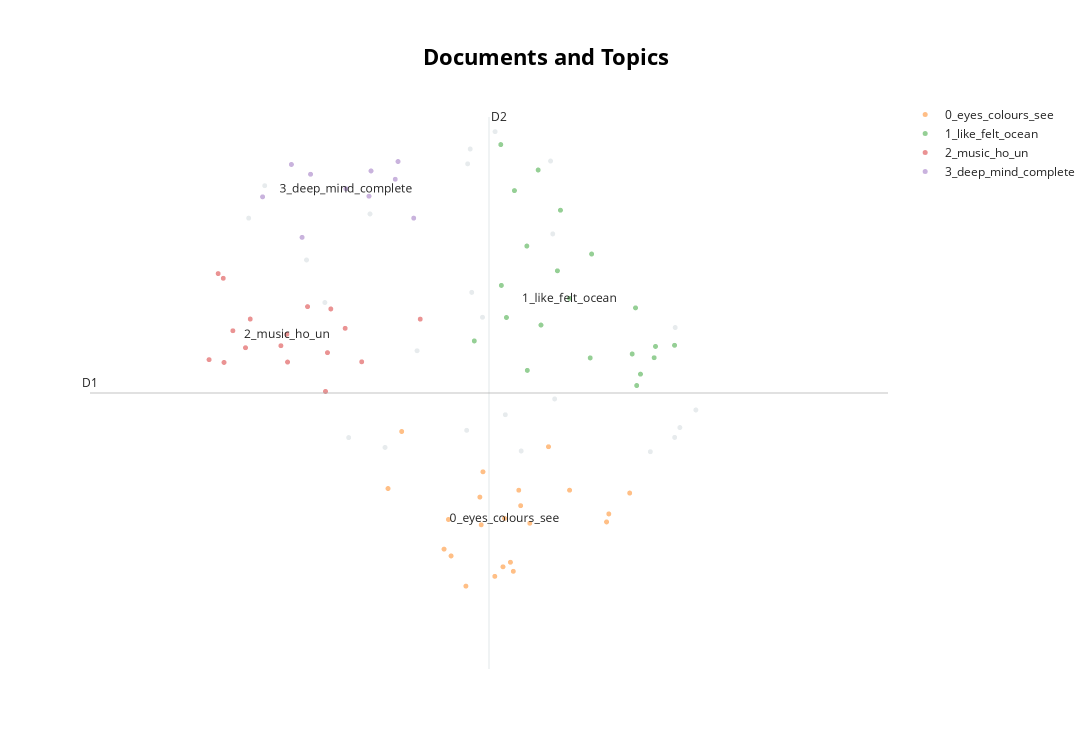

The code cell stored with this chart in its notebook:
### Code cell
model.visualize_documents(reports_filtered.values) #Visualize the documents in each topic

### Figure 1 — Plotly figure (JSON) as saved in the notebook; plotly's stock layout.template omitted (floating-point values rounded to 4 significant figures)
{"data": [{"hoverinfo": "text", "hovertext": ["scope mentally acceptance peace", "like part something bigger", "saw past experiences reflected choices saw new scenes reflected opportunities", "mind jellyfish suspended space", "didnot exoperience visuals znd colours enjoyed colours ceiling arrived stressed took zwhile relax made stories head rrative way imagining spa eship aliens communicating via sounds colours nice escapism stress", "everywhere saw partners nose eyes glasses everything like molecule air given eyes saw everything universe multiverse time emerged someones sleeve everything packed tiny insignificant thing", "awake whole time could relax switch", "experienced calmness almost nothingness relaxed peacefull soothing almost womb like", "saw flaring whirling water air becoming one withwhat floated", "nice snooze thank", "constant thoughts coming towards batted away sky", "physical heaviness physical lightness didnt experience visual aural socalled hallucitions relaxing bit hot start", "felt like body kept sinking dropping another level seat", "unique experience teach us simple could recconnect primitive way feel emotions trough sounds colours", "blue bird flying coming closer calm peace baby smiling relative thought working dream another place", "mind began wander reflect dreams goals relaxed way whereas usually anxious", "windows busy life flashes past seeing lovely mum partner dad sister niece nephew friends punctuated audio heightened loud point felt id left body fully immersed sound light", "billion neurons wonder psychedelic experiences complexity brain produce limitless spectrum experience depression enlightenment thought anyway dream machine", "thoughts connecting others", "woman next sniffing move difficult get back", "felt though moving tunnel first towards end darkness felt wrapped metal strips", "floating space", "swivelling vortex sound loneliness moon jacuzzi lightness", null], "marker": {"color": "#CFD8DC", "opacity": 0.5, "size": 5}, "mode": "markers+text", "name": "other", "showlegend": false, "type": "scattergl", "x": [7.739, 9.274, 9.659, 10.9, 8.251, 9.409, 7.228, 7.583, 10.71, 7.091, 8.975, 8.946, 8.989, 7.942, 10.72, 8.954, 8.524, 9.678, 9.187, 8.123, 9.694, 10.76, 10.51, 9.08], "y": [-2.609, -3.697, -1.236, -3.651, -4.014, -4.049, -1.475, -2.196, -3.917, -1.79, -1.119, -3.849, -2.51, -3.919, -2.851, -1.263, -3.076, -1.943, -0.9505, -1.749, -3.544, -3.822, -4.056, -2.751]}, {"hoverinfo": "text", "hovertext": ["tried hard immerse dreamstate failed see anything except flickering lights think ought experience see changes", "pleasant seeim something unexpected", "vision string theory everything physical world connected invisible string particles concatetions", "interested experience different darkness different colours projected", "near impossible keep eyes open", "mostly saw grey geometric shapes", "began see source light come connection everything could see little sensory machines moving relm bumping sounds colours emotions colours behind closed eyes swapped opposite colour colour spectrum screen", "told atthe start could keep eyes open lot thought light show didnt get whole idea impact impact flickering lights closed eyes", "bit weird know mybrain trying create something felt different things based colour", "thecoloursmade patterns eyes closec almost like weave colours woollen fabric", "eyes shut time aware colours changing", "saw different cokour lights centre closed eyes", "saw lot imagery colours especially images water ripples water snowscapes drops water falling also abstract forms pink red colours", "strange lights sense relaxation interested see would happen next", "visuals trees heatsun likeexperience", "thought drifting space quite enjoyed experience opened eyesbut thought centrelights mild impressive colors sawwhen eyes shut brief fleeting hues nebulous specific patterns", "towardsthe end maybe quarter started really intense visual ripples looking tower", "saw different landscapes", "saw concave convex thehot orange os cillating insice avolcano", "got many vivid visions saw lots colours bedroom old tv shows videogames cities", "cant recognise color actually feel light dimming", null], "marker": {"opacity": 0.5, "size": 5}, "mode": "markers+text", "name": "0_eyes_colours_see", "text": ["", "", "", "", "", "", "", "", "", "", "", "", "", "", "", "", "", "", "", "", "", "0_eyes_colours_see"], "textfont": {"size": 12}, "type": "scattergl", "x": [8.939, 8.393, 9.641, 8.79, 9.342, 10.15, 9.317, 9.254, 8.276, 9.482, 8.753, 9.185, 9.821, 9.069, 9.058, 9.389, 9.405, 10.33, 10.14, 9.084, 8.813, 9.268], "y": [-5.36, -3.86, -4.007, -4.714, -5.216, -4.659, -5.128, -5.172, -4.413, -4.75, -5.001, -5.265, -4.429, -4.765, -4.496, -4.429, -4.579, -4.457, -4.737, -4.251, -5.067, -4.703]}, {"hoverinfo": "text", "hovertext": [null, "thoughts mundane everyday things like work mainly felt relaxed ansd able float dreamlike place visuals ofspace deep ocean", "saw lot animals ones used like like rreptiles time liked seemed adorable also felt like dreaming random objects started create stories like dreamingit felt like drug trip points also felt like inside ocean", "land anywhere earth another plannet animals usual colours yellow elephant blue gorilla started gently running towards sea turned mermaid watched land swam away turtles fishes beautiful experience love peace harmony togetherness freedom felt much love", "various flashing images memories random events people life kept popping nothing lingered lots individual things happened memories also felt numb tingly throughout different points felt like body light fuzzy like wasnt sitting anything", "wish george created experience", "like dream movie one even mind flying lot shape light space moment feel like draw back body environment thought somewhere one cant realise long experience quick dont feel time", "want one home", "moment ill die want feel", "retrospective thoughts looking past alyse future", "saw starry night blue warm water blue butterfly", "felt like deep ocean dark also brilliant blue wasnt drowning instead felt like thats meant sense place akin home almost calling draw submerged away world space could float simply exist without interruptions", "sense ture ocean beach sunrise sunsets futher along space filly back deepest ocean", "went train underwater saw seas colour pulsing shapes one point think milking cow field someone playing piano felt like p without pping", "places waves animal", "couldnt stop thinking process trying memorise visuals trying disconnect couldnt wish meditated point started experimenting trying recall images liked successful time reminded space odyssey", "felt like water first womb birth light world also point bees panel", "saw grey pulsing heart float across mind", "felt like journey cosmos travelling speed light galaxies wizz past", "experienc like time travelling imagine", "many different things little afraid thinking gas chambers overwheming feeling love connection everyone room became white egret dream last week flew around room touching everyone heart expanded opened wings hold room felt like typeof death experience decended underworld felyt go layers earth moss land abeing call eveleryn things changed became pink clouds met long blue much defined form told francis assisi asked husband told important work destiny became mantaray drifted"], "marker": {"opacity": 0.5, "size": 5}, "mode": "markers+text", "name": "1_like_felt_ocean", "text": ["1_like_felt_ocean", "", "", "", "", "", "", "", "", "", "", "", "", "", "", "", "", "", "", "", ""], "textfont": {"size": 12}, "type": "scattergl", "x": [9.82, 10.01, 9.717, 10.35, 9.284, 9.743, 9.457, 10.38, 9.241, 9.236, 10.71, 10.42, 10.54, 9.996, 10.55, 9.553, 10.39, 9.577, 9.461, 9.352, 9.01], "y": [-2.568, -2.138, -2.301, -3.108, -2.754, -1.713, -2.061, -2.66, -2.442, -1.076, -3.024, -3.303, -3.144, -3.146, -3.034, -1.323, -3.414, -2.827, -3.267, -1.523, -2.981]}, {"hoverinfo": "text", "hovertext": ["peacefulness calm times felt transported meadow full flowers spring sound bells took mountaintop tried really focus listening music imagition took different places", "music gentle powerful", "un cerchio giallo con contornirossi che si ingrandiva seconda del mio respiro un cerchio non uniforme verde e blu chesceva dal uno spazio nero quel momento percepivo questo come un simbolo di stessa che scevo hoprovato compassione per stessa e horealizzato il mio negative self talking dopo ho visto u luce rosa luminosa ed ho provato un senso di amore e ho capito che deserve love loved quando la musica e diventata intrnsa ho provato ansia e paura e wuesto ha raffiugato la mia depressione", "calming sounds rising elation curiosity connection acceptance stressful time self jubilation inspiration", "first hearing gongs saw sammi lings buddhist retreat ans imagined totally relaxing peace music pace volume increased saw horses galloping increasing speed zt point horse pace gathefed train speed ing tgrough countryside time space muic reach climax found returning world countryside gradually getting back normal everyday life sense tge grating sounds towards end exceot colour turquoise gradualky turned black nothingness", "vibration visuals centered body aware sounds mind realty quietened", "relaxed sleep music colour chqnged", "anxiety loneliness inner chikd screaming love screeching felt intensely anxious bit suffocated also knowing ive got embraced inner child allowed sulk scream cry coming mix intense feelings knowing could handle music took whole journey completrly surrounded music wasnt space space thick hot air saturated soundwaves inhaling first drowning sound learning swim enjoy heal", "feeling freedom time space watched room rise fall music felt weight people room felt connected", "helped meditation journey", "sure puroose except muxic certainly inuced sleep dream state bpm high otherwise interesting co fusing experience much visions either think lights sy c go music well", "relaxed peaceful felt beats music", "physically music especially percussion bass still feeling", "visual expirence would change lot music became relaxed music progressed journey", "emptiness mind consumed power music filled mind", "initially interested others reacting around began relax changing colours made feel safe happy music conjured images buddists spiritual people", null], "marker": {"opacity": 0.5, "size": 5}, "mode": "markers+text", "name": "2_music_ho_un", "text": ["", "", "", "", "", "", "", "", "", "", "", "", "", "", "", "", "2_music_ho_un"], "textfont": {"size": 12}, "type": "scattergl", "x": [7.761, 7.064, 7.365, 7.592, 8.053, 6.754, 6.831, 7.912, 8.55, 7.79, 6.875, 6.957, 6.881, 7.422, 7.105, 7.745, 7.416], "y": [-3.095, -3.047, -3.027, -2.648, -3.184, -3.163, -2.328, -2.859, -2.769, -2.671, -2.373, -2.882, -3.19, -3.186, -2.769, -3.471, -2.916]}, {"hoverinfo": "text", "hovertext": ["nothingness complete", "little occasiol passing thoights nothing much", "deep relaxation close falling asleep", "breathing hard", "detachment though body one box mind another anxjety came thst lack control", "love feling amazing would come back fell aslep wake fresh mindset", "complete relaxationpeace mind ready face whatever happens", "thus available everyone time", "struggling mind would go back stringof thoughts andtoget take avery deep breath went past blank set thoughts occured thrice andiinhaled really deep get past", null], "marker": {"opacity": 0.5, "size": 5}, "mode": "markers+text", "name": "3_deep_mind_complete", "text": ["", "", "", "", "", "", "", "", "", "3_deep_mind_complete"], "textfont": {"size": 12}, "type": "scattergl", "x": [7.546, 8.338, 7.209, 8.114, 8.132, 8.495, 7.618, 7.455, 8.362, 7.919], "y": [-1.976, -1.413, -1.583, -1.577, -1.332, -1.79, -1.364, -1.269, -1.241, -1.505]}], "layout": {"annotations": [{"showarrow": false, "text": "D1", "x": 5.741, "y": -3.486, "yshift": 10}, {"showarrow": false, "text": "D2", "x": 9.135, "xshift": 10, "y": -0.8079}], "height": 750, "shapes": [{"line": {"color": "#CFD8DC", "width": 2}, "type": "line", "x0": 9.135, "x1": 9.135, "y0": -6.164, "y1": -0.8079}, {"line": {"color": "#9E9E9E", "width": 2}, "type": "line", "x0": 5.741, "x1": 12.53, "y0": -3.486, "y1": -3.486}], "title": {"font": {"color": "Black", "size": 22}, "text": "<b>Documents and Topics</b>", "x": 0.5, "xanchor": "center", "yanchor": "top"}, "width": 1200, "xaxis": {"visible": false}, "yaxis": {"visible": false}}}
